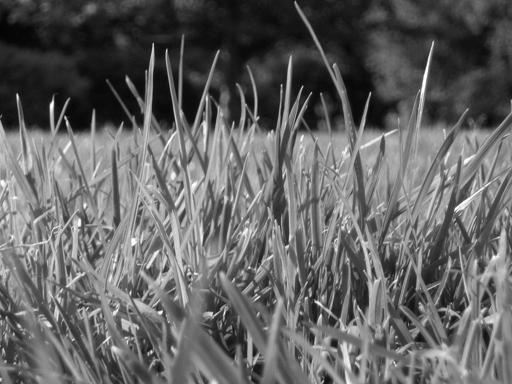
%> input picture CV1_Lab2_Filters/Part-1: Image Enhancement/images/image1.jpg, 512 x 384 px
$ octave --eval "result = compute_gradient(imread('images/image1.jpg'));"   (GNU Octave 9; MATLAB toolbox functions it lacks are replaced by stand-ins)
%> lines starting %> are read from the running program, lines starting %| are printed output that depends on the picture
function [Gx, Gy, im_magnitude,im_direction] = compute_gradient(image)

image = im2double(image);

Sx = double([-1 0 1; -2 0 2; -1 0 1])/8;
Sy = double([1 2 1; 0 0 0; -1 -2 -1])/8;

Gx = imfilter(image, Sx);
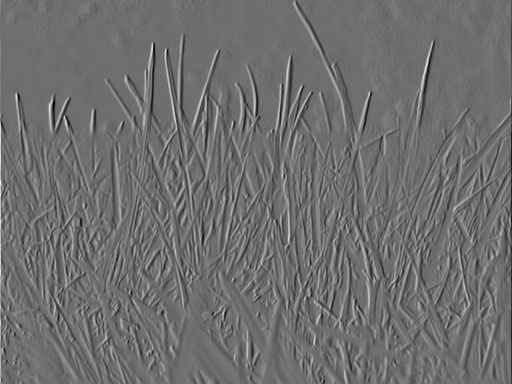
%> Gx: size 384x512 double; min -0.383, max 0.499, mean -2.12e-05; drawn with min black and max white
Gy = imfilter(image, Sy);
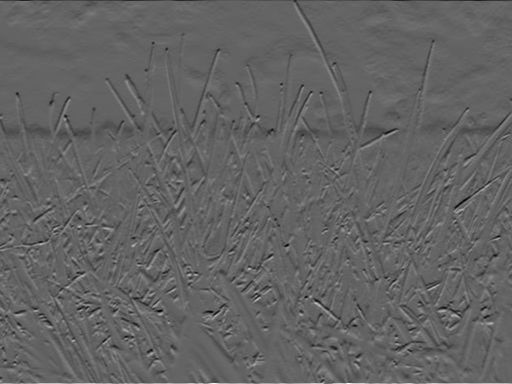
%> Gy: size 384x512 double; min -0.3, max 0.466, mean -0.000292; drawn with min black and max white

im_magnitude = sqrt(Gx.^2 + Gy.^2);
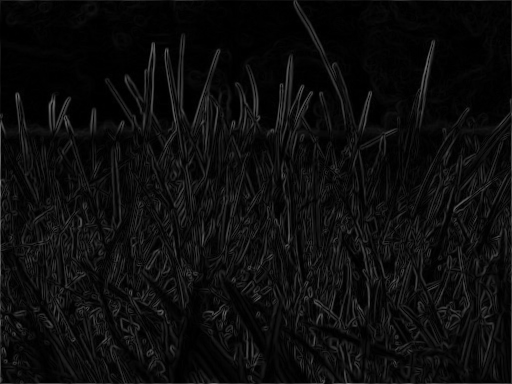
%> im_magnitude: size 384x512 double; min 0, max 0.499, mean 0.0502

% im_direction = pi + atan2(Gy, Gx);
im_direction = pi/2 + atan(Gy ./ Gx);
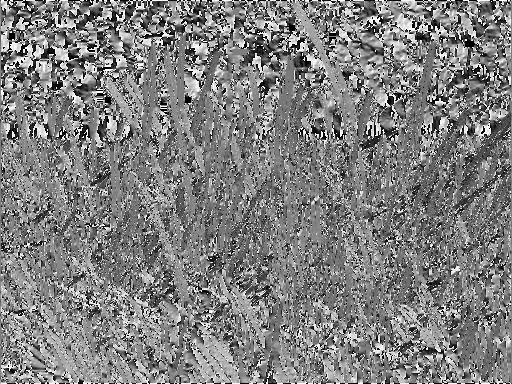
%> im_direction: size 384x512 double; 0.14% of the values are NaN or infinite; the others: min 0, max 3.14, mean 1.57; drawn with min black, max white, NaN and infinite black

end

$ run again, on CV1_Lab2_Filters/Part-1: Image Enhancement/images/image2.jpg
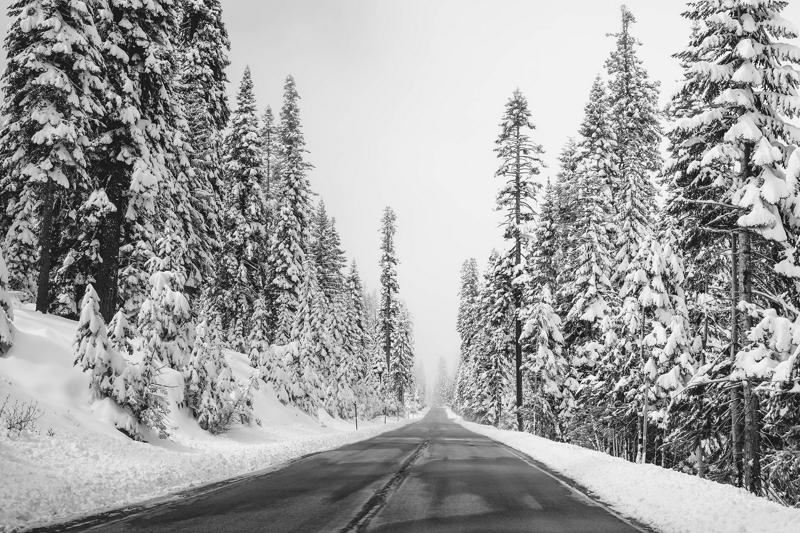
%> input picture CV1_Lab2_Filters/Part-1: Image Enhancement/images/image2.jpg, 800 x 533 px
%> in compute_gradient, `im_magnitude = sqrt(Gx.^2 + Gy.^2);`:
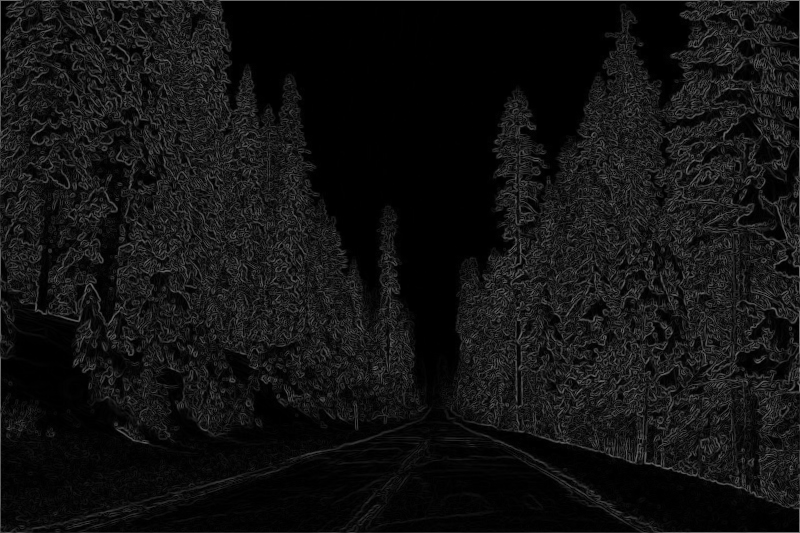
%> im_magnitude: size 533x800 double; min 0, max 0.491, mean 0.0724
%> in compute_gradient, `im_direction = pi/2 + atan(Gy ./ Gx);`:
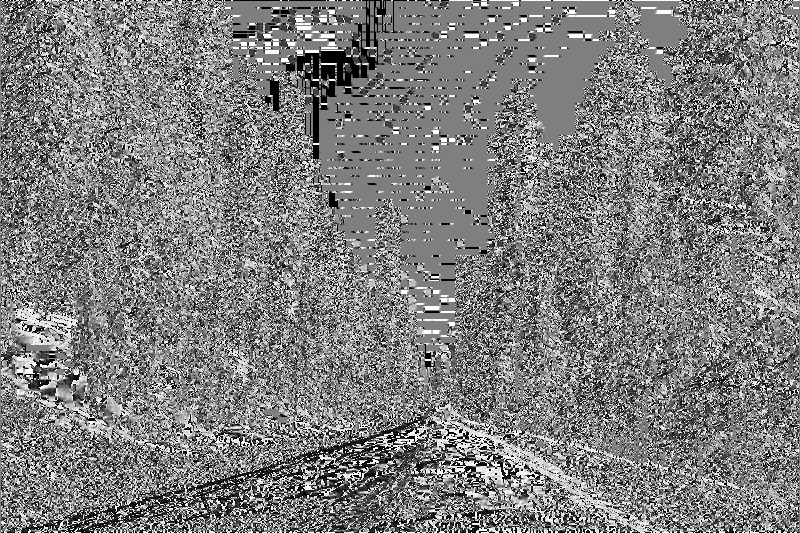
%> im_direction: size 533x800 double; 0.58% of the values are NaN or infinite; the others: min 0, max 3.14, mean 1.57; drawn with min black, max white, NaN and infinite black
